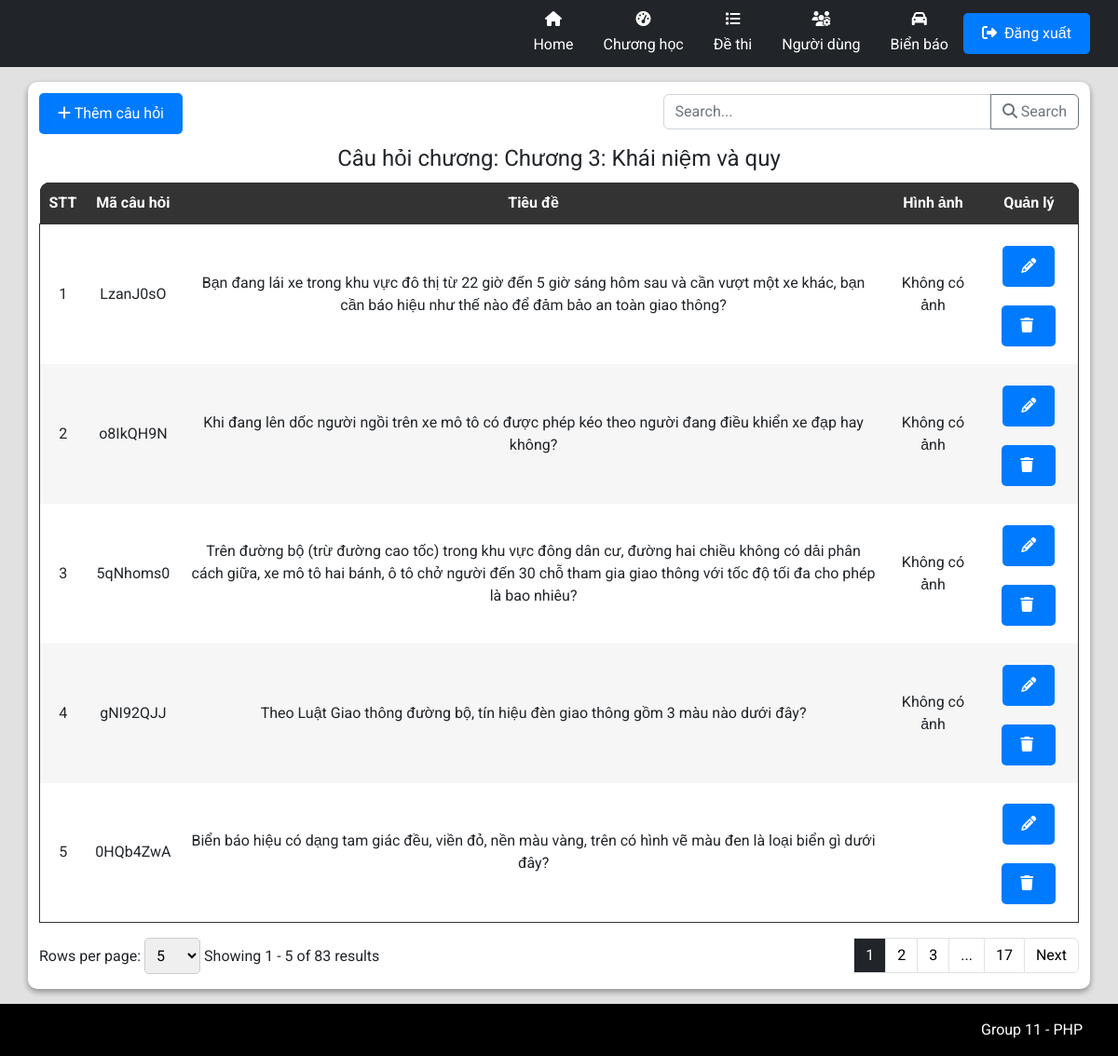
/admin/AdminIndex.php?workingPage=question&chapterId=48bc05e7-5143-4fb3-8ecb-a53ad21c18cd, run on the app's committed database.
### tables this page shows
CREATE TABLE `tbl_chapter` (
  `id` varchar(36) NOT NULL,
  `code` varchar(255) DEFAULT NULL,
  `name` varchar(255) DEFAULT NULL,
  `description` varchar(255) DEFAULT NULL,
  `quantity` int(11) DEFAULT NULL
);

CREATE TABLE `tbl_question` (
  `id` varchar(36) NOT NULL,
  `code` varchar(255) DEFAULT NULL,
  `questionImage` varchar(255) DEFAULT NULL,
  `title` text DEFAULT NULL,
  `chapterId` varchar(36) DEFAULT NULL,
  `option_1` text DEFAULT NULL,
  `option_2` text DEFAULT NULL,
  `option_3` text DEFAULT NULL,
  `option_4` text DEFAULT NULL,
  `trueAnswer` int(1) DEFAULT NULL,
  `isDanger` tinyint(1) DEFAULT NULL,
  `totalcorrect` int(100) NOT NULL,
  `totalerr` int(100) NOT NULL
);

### admin/pages/Question/QuestionIndex.php (shortened to what this page needs)
<link rel="stylesheet" href="./styles/ProductStyles.css">
<?php $chapterId = $_GET["chapterId"] ?>
<?php
$countAllSql = "SELECT * FROM tbl_question WHERE chapterId='$chapterId'";
$total_records = mysqli_num_rows(mysqli_query($connect, $countAllSql));
$pageIndex = isset($_GET['page']) ? $_GET['page'] : 1;
$pageSize = isset($_GET['limit']) ? $_GET['limit'] : 5;
$total_page = ceil($total_records / $pageSize);
$start = ($pageIndex - 1) * $pageSize;
$getTableDataSql = "";
if (isset($_GET['search']) && !empty($_GET['search'])) {
    $search = $_GET['search'];
    $getTableDataSql = "SELECT * FROM tbl_question WHERE chapterId='$chapterId' AND title LIKE '%$search%' LIMIT $start, $pageSize";
} else {
    $getTableDataSql = "SELECT * FROM tbl_question WHERE chapterId='$chapterId' LIMIT $start, $pageSize";
}
$tableData = mysqli_query($connect, $getTableDataSql);
?>
<div class="text-left flex justify-between">
    <button type="button" class="btn btn-primary mb-2 mt-3" data-bs-toggle="modal" data-bs-target="#addQuestion">
        <i class="fa-solid fa-plus"></i>
        Thêm câu hỏi
    </button>
    <div class="input-group mb-3 align-center mt-3 w-40">
        <input type="text" class="form-control" placeholder="Search..." aria-label="Recipient's username" name="search" id="search-input" aria-describedby="button-addon2">
        <button class="btn btn-outline-secondary" id="search-button" onclick="performSearch()" name="ok">
            <i class="fa-solid fa-magnifying-glass"></i>
            Search
        </button>
    </div>
</div>
<div class="container p-0">
    <table class="w-100">
        <?php
        $tableData_1 = mysqli_query($connect, "SELECT * FROM tbl_chapter WHERE id='$chapterId'");
        $getChapter = mysqli_fetch_array($tableData_1);
        ?>
        <legend class="text-center">Câu hỏi chương: <?php echo $getChapter['name'] ?></legend>
        <thead class="table-head w-100">
            <tr class="table-heading">
                <th class="noWrap">STT</th>
                <th class="noWrap">Mã câu hỏi</th>
                <th class="noWrap">Tiêu đề</th>
                <th class="noWrap">Hình ảnh</th>
                <th class="noWrap">Quản lý </th>
            </tr>
        </thead>
        <tbody class="table-body">
            <?php
            $displayquestion = 0;
            while ($row = mysqli_fetch_array($tableData)) {
                $displayquestion++;
            ?>
                <tr>
                    <td>
                        <?php echo $displayquestion + ($pageIndex - 1) * $pageSize; ?>
                    </td>
                    <td class="tensanpham">
                        <?php echo $row['code'] ?>
                    </td>
                    <td>
                        <?php echo $row['title'] ?>
                    </td>
                    <td>
                        <?php if (!empty($row['questionImage'])) : ?>
                            <img width="200px" src="<?php echo $row['questionImage']; ?>" alt="">
                        <?php else : echo "Không có ảnh"; ?>
                        <?php endif; ?>
                    </td>
                    <td>
                        <button type="button" class="btn btn-primary mb-2 mt-3 con-tooltip top" data-bs-toggle="modal" data-bs-target="#editPopup_<?php echo $row['id']; ?>">
                            <i class="fa-solid fa-pencil"></i>
                        </button>
                        <button type="button" class="btn btn-primary mb-2 mt-3 con-tooltip top" data-bs-toggle="modal" data-bs-target="#confirmPopup_<?php echo $row['id']; ?>">
                            <i class="fa-solid fa-trash mr-1"></i>
                        </button>
                    </td>
                </tr>
            <?php
            }
            ?>
        </tbody>
    </table>
    <form action="" method="GET">
        <nav class="row py-2" aria-label="Page navigation example">
            <div class="paganation-infor col py-2">
                <form action="" method="GET">
                    <label for="limitSelect">Rows per page:</label>
                    <select name="limit" id="limitSelect" onchange="updatePageAndLimit()">
                        <option value="5" <?php if ($pageSize == 5) echo 'selected'; ?>>5</option>
                    </select>
                </form>
                <label class="mr-4">Showing
                    <?php
                    $startItem = ($pageIndex - 1) * $pageSize + 1;
                    $endItem = min($pageIndex * $pageSize, $total_records);
                    echo "{$startItem} - {$endItem} of {$total_records} results";
                    ?>
                </label>
            </div>
            <ul class="m-0 pagination justify-content-end py-2 col">
                <?php
                $range = 3;
                for ($i = 1; $i <= $total_page; $i++) {
                    if ($i == $pageIndex) {
                        echo '<li class="page-item light">
                        <span name="page" class="page-link text-reset text-white bg-dark" href="?workingPage=question&chapterId='.($chapterId).'&limit=' . ($pageSize) . '&page=' . ($i) . '"> ' . ($i) . ' </span>
                        </li>';
                    } else {
                        if ($i == 1) {
                            echo '<li class="page-item light">
                            <a name="page" class="page-link text-reset text-black" href="?workingPage=question&chapterId='.($chapterId).'&limit=' . ($pageSize) . '&page=' . ($i) . '"> ' . ($i) . ' </a>
                            </li>';
                        }
                        else if ($i > $pageIndex - $range && $i < $pageIndex + $range) {
                            echo '<li class="page-item light">
                            <a name="page" class="page-link text-reset text-black" href="?workingPage=question&chapterId='.($chapterId).'&limit=' . ($pageSize) . '&page=' . ($i) . '"> ' . ($i) . ' </a>
                            </li>';
                        }
                        else if ($i == $total_page) {
                            echo '<li class="page-item light">
                            <a name="page" class="page-link text-reset text-black" href="?workingPage=question&chapterId='.($chapterId).'&limit=' . ($pageSize) . '&page=' . ($i) . '"> ' . ($i) . ' </a>
                            </li>';
                        }
                        if (($i == $pageIndex - $range - 1 && $pageIndex - $range > 2) || ($i == $pageIndex + $range + 1 && $pageIndex + $range < $total_page - 1)) {
                            echo '<li class="page-item light">
                            <span class="page-link text-reset text-black"> ... </span>
                            </li>';
                        }
                    }
                }
                ?>
                <?php
                if ($pageIndex < $total_page && $total_page > 1) {
                    echo '<li class="page-item light">
                    <a name="page" class="page-link text-reset text-black" aria-label="Next" href="?workingPage=question&chapterId='.($chapterId).'&limit=' . ($pageSize) . '&page=' . ($pageIndex + 1) . '">
                    Next
                    </a>
                    </li>';
                }
                ?>
            </ul>
    </form>
</div>

### admin/styles/AdminStyles.css (style rules this page uses)
body { display: flex; flex-direction: column; }

### common/css/CommonStyle.css (style rules this page uses)
html { padding: unset; margin: unset; box-sizing: border-box; scroll-behavior: smooth; }
body { min-height: 100vh; }
:root { --pr-color: rgb(62, 148, 163); }
.m-0 { margin: 0 !important; }
.p-0 { padding: 0 !important; }
.mr-1 { margin-right: 4px !important; }
.mb-2 { margin-bottom: 8px !important; }
.py-2 { padding-top: 8px !important; padding-bottom: 8px !important; }
.mt-3 { margin-top: 12px !important; }
.mb-3 { margin-bottom: 12px !important; }
.mr-4 { margin-right: 16px !important; }
.w-40 { width: 40%; }
.w-100 { width: 100% !important; }
.flex { display: flex; }
.align-center { align-items: center; }
.justify-between { justify-content: space-between; }
.text-center { text-align: center; }
.text-white { color: #fff !important; }
.text-black { color: #000 !important; }
.con-tooltip { position: relative; background: #F2D1C9; border-radius: 9px; display: inline-block; transition: all 0.3s ease-in-out; cursor: default; }

### admin/styles/ProductStyles.css (style rules this page uses)
* { padding: 0; margin: 0; box-sizing: border-box; }
table { border-radius: 10px; }
.container { width: 100%; }
.table-head { color: white; background-color: #000; }
.table-head .table-heading { background-color: #000; color: white; }
.table-head .table-heading th:first-child { border-top-left-radius: 10px; }
.table-head .table-heading th:last-child { border-top-right-radius: 10px; }
.table-heading { border-radius: 10px; }
.table-head th { padding: 10px; text-align: center; }
.table-head, .table-body { border-collapse: collapse; }
.table-body { border: 1px solid #333; }
.table-body, .table-body tr { background-color: #fff; }
.table-body td { text-align: center; }
.table-body tr:nth-child(2n + 2) { background-color: #f6f6f6; }
table { border-collapse: collapse; background-color: #f8f8f8; }
th, td { padding: 10px; text-align: left; }
th { background-color: #333; color: white; }
.btn-primary { background-color: #007bff; color: white; padding: 10px 20px; border: none; border-radius: 5px; cursor: pointer; }
.noWrap { white-space: nowrap; }
select, option { width: 60px; padding: 8px; border: 1px solid #ccc; border-radius: 5px; }
.tensanpham { width: 100px; height: 150px; text-align: center; }

### data on the page
tbl_chapter: name "Chương 3: Khái niệm và quy"
tbl_question: pageSize "1", code "LzanJ0sO", title "Bạn đang lái xe trong khu vực đô thị từ 22 giờ đến 5 giờ sáng hôm sau và cần vượt một xe khác, bạn cần báo hiệu như thế nào để đảm bảo an toàn giao thông?", shows "Không có ảnh"
tbl_question: pageSize "2", code "o8IkQH9N", title "Khi đang lên dốc người ngồi trên xe mô tô có được phép kéo theo người đang điều khiển xe đạp hay không?", shows "Không có ảnh"
tbl_question: pageSize "3", code "5qNhoms0", title "Trên đường bộ (trừ đường cao tốc) trong khu vực đông dân cư, đường hai chiều không có dải phân cách giữa, xe mô tô hai bánh, ô tô chở người đến 30 chỗ tham gia giao thông với tốc độ tối đa cho phép là bao nhiêu?", shows "Không có ảnh"
tbl_question: pageSize "4", code "gNI92QJJ", title "Theo Luật Giao thông đường bộ, tín hiệu đèn giao thông gồm 3 màu nào dưới đây?", shows "Không có ảnh"
tbl_question: pageSize "5", code "0HQb4ZwA", title "Biển báo hiệu có dạng tam giác đều, viền đỏ, nền màu vàng, trên có hình vẽ màu đen là loại biển gì dưới đây?"

### other printed values
$startItem "1"
$endItem "5"
$total_records "83"
